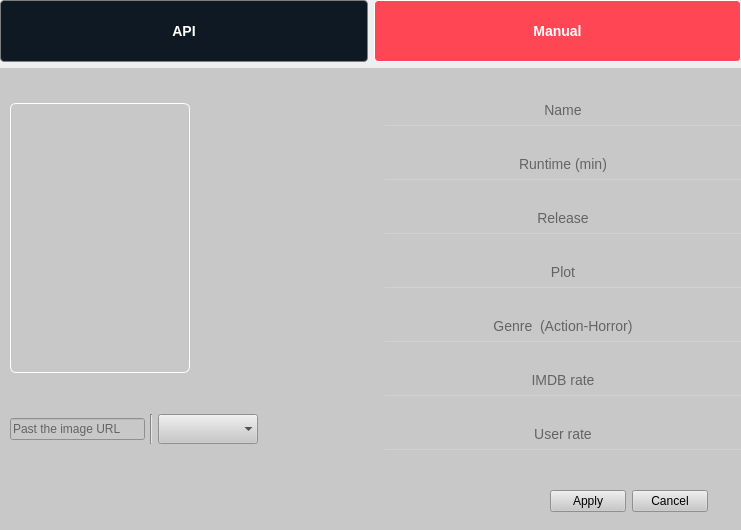
<?xml version="1.0" encoding="UTF-8"?>
<ui version="4.0">
 <class>add_widget</class>
 <widget class="QWidget" name="add_widget">
  <property name="geometry">
   <rect>
    <x>0</x>
    <y>0</y>
    <width>741</width>
    <height>530</height>
   </rect>
  </property>
  <property name="minimumSize">
   <size>
    <width>741</width>
    <height>530</height>
   </size>
  </property>
  <property name="maximumSize">
   <size>
    <width>741</width>
    <height>530</height>
   </size>
  </property>
  <property name="windowTitle">
   <string>Form</string>
  </property>
  <widget class="QWidget" name="layoutWidget">
   <property name="geometry">
    <rect>
     <x>0</x>
     <y>0</y>
     <width>741</width>
     <height>531</height>
    </rect>
   </property>
   <layout class="QVBoxLayout" name="verticalLayout">
    <item>
     <layout class="QHBoxLayout" name="horizontalLayout">
      <item>
       <widget class="QPushButton" name="api_button">
        <property name="styleSheet">
         <string notr="true">QPushButton {
    font-size: 14px;
    font-weight: bold;
    text-transform: uppercase;
    color: #ffffff;
    background-color: #0f1923;
    border: 1px solid #7D8082;
    border-radius: 4px;
    padding: 10px 20px;
    min-height: 40px;
    text-align: center;
}

QPushButton:hover {
    background-color: #1a2430; /* slightly lighter on hover */
    border-color: #ffffff;      /* highlight border */
}

QPushButton:pressed {
    background-color: #0a1017; /* darker when pressed */
    border-color: #ff4655;     /* red highlight */
}

/* Optional: checked state if toggle button */
QPushButton:checked {
    background-color: #ff4655; /* red to indicate active */
    color: #ffffff;
    border-color: #ffffff;
}
</string>
        </property>
        <property name="text">
         <string>API</string>
        </property>
        <property name="checkable">
         <bool>true</bool>
        </property>
        <property name="autoExclusive">
         <bool>true</bool>
        </property>
       </widget>
      </item>
      <item>
       <widget class="QPushButton" name="manual_button">
        <property name="styleSheet">
         <string notr="true">QPushButton {
    font-size: 14px;
    font-weight: bold;
    text-transform: uppercase;
    color: #ffffff;
    background-color: #0f1923;
    border: 1px solid #7D8082;
    border-radius: 4px;
    padding: 10px 20px;
    min-height: 40px;
    text-align: center;
}

QPushButton:hover {
    background-color: #1a2430; /* slightly lighter on hover */
    border-color: #ffffff;      /* highlight border */
}

QPushButton:pressed {
    background-color: #0a1017; /* darker when pressed */
    border-color: #ff4655;     /* red highlight */
}

/* Optional: checked state if toggle button */
QPushButton:checked {
    background-color: #ff4655; /* red to indicate active */
    color: #ffffff;
    border-color: #ffffff;
}
</string>
        </property>
        <property name="text">
         <string>Manual</string>
        </property>
        <property name="checkable">
         <bool>true</bool>
        </property>
        <property name="checked">
         <bool>true</bool>
        </property>
        <property name="autoExclusive">
         <bool>true</bool>
        </property>
       </widget>
      </item>
     </layout>
    </item>
    <item>
     <widget class="QStackedWidget" name="stackedWidget">
      <property name="styleSheet">
       <string notr="true">QWidget {
    background-color: rgb(200, 200, 200);
}
</string>
      </property>
      <property name="currentIndex">
       <number>0</number>
      </property>
      <widget class="QWidget" name="manual_page">
       <widget class="QWidget" name="layoutWidget">
        <property name="geometry">
         <rect>
          <x>0</x>
          <y>0</y>
          <width>741</width>
          <height>411</height>
         </rect>
        </property>
        <layout class="QHBoxLayout" name="horizontalLayout_4">
         <property name="spacing">
          <number>28</number>
         </property>
         <item>
          <layout class="QVBoxLayout" name="verticalLayout_3">
           <property name="spacing">
            <number>6</number>
           </property>
           <property name="leftMargin">
            <number>10</number>
           </property>
           <property name="rightMargin">
            <number>99</number>
           </property>
           <item>
            <widget class="QLabel" name="manual_image_label">
             <property name="sizePolicy">
              <sizepolicy hsizetype="Expanding" vsizetype="Expanding">
               <horstretch>0</horstretch>
               <verstretch>0</verstretch>
              </sizepolicy>
             </property>
             <property name="minimumSize">
              <size>
               <width>180</width>
               <height>270</height>
              </size>
             </property>
             <property name="maximumSize">
              <size>
               <width>180</width>
               <height>270</height>
              </size>
             </property>
             <property name="styleSheet">
              <string notr="true">QLabel {
    border: 1px solid white;   /* White border */
    border-radius: 6px;        /* Rounded corners (optional) */
    padding: 4px;              /* Space inside */
}
</string>
             </property>
             <property name="text">
              <string/>
             </property>
             <property name="scaledContents">
              <bool>true</bool>
             </property>
             <property name="alignment">
              <set>Qt::AlignmentFlag::AlignCenter</set>
             </property>
             <property name="buddy">
              <cstring></cstring>
             </property>
            </widget>
           </item>
           <item>
            <layout class="QHBoxLayout" name="horizontalLayout_3" stretch="0,0,0">
             <property name="spacing">
              <number>5</number>
             </property>
             <property name="sizeConstraint">
              <enum>QLayout::SizeConstraint::SetDefaultConstraint</enum>
             </property>
             <property name="topMargin">
              <number>0</number>
             </property>
             <item>
              <widget class="QLineEdit" name="image_url">
               <property name="placeholderText">
                <string>Past the image URL</string>
               </property>
              </widget>
             </item>
             <item>
              <widget class="Line" name="line_2">
               <property name="orientation">
                <enum>Qt::Orientation::Vertical</enum>
               </property>
              </widget>
             </item>
             <item>
              <widget class="QComboBox" name="manual_section_selector">
               <property name="sizePolicy">
                <sizepolicy hsizetype="Maximum" vsizetype="Fixed">
                 <horstretch>0</horstretch>
                 <verstretch>0</verstretch>
                </sizepolicy>
               </property>
               <property name="maximumSize">
                <size>
                 <width>100</width>
                 <height>30</height>
                </size>
               </property>
               <property name="font">
                <font>
                 <pointsize>9</pointsize>
                </font>
               </property>
               <property name="autoFillBackground">
                <bool>false</bool>
               </property>
               <property name="editable">
                <bool>false</bool>
               </property>
               <property name="currentText">
                <string/>
               </property>
               <property name="sizeAdjustPolicy">
                <enum>QComboBox::SizeAdjustPolicy::AdjustToContents</enum>
               </property>
               <property name="iconSize">
                <size>
                 <width>16</width>
                 <height>10</height>
                </size>
               </property>
               <property name="placeholderText">
                <string>Add to</string>
               </property>
               <property name="frame">
                <bool>false</bool>
               </property>
               <property name="labelDrawingMode">
                <enum>QComboBox::LabelDrawingMode::UseStyle</enum>
               </property>
               <item>
                <property name="text">
                 <string>Dont want to watch</string>
                </property>
               </item>
               <item>
                <property name="text">
                 <string>New Item</string>
                </property>
               </item>
               <item>
                <property name="text">
                 <string>New Item</string>
                </property>
               </item>
               <item>
                <property name="text">
                 <string>New Item</string>
                </property>
               </item>
               <item>
                <property name="text">
                 <string>New Item</string>
                </property>
               </item>
              </widget>
             </item>
            </layout>
           </item>
          </layout>
         </item>
         <item>
          <layout class="QVBoxLayout" name="verticalLayout_2">
           <property name="spacing">
            <number>2</number>
           </property>
           <property name="topMargin">
            <number>6</number>
           </property>
           <property name="bottomMargin">
            <number>6</number>
           </property>
           <item>
            <widget class="QLineEdit" name="manual_name_input">
             <property name="styleSheet">
              <string notr="true">QLineEdit {
    color: rgb(0, 0, 0);
    font-size: 14px;
    background-color: transparent;
    padding: 6px;
    border: none;
    border-bottom: 1px solid rgba(221, 221, 221, 100); /* قبل التركيز */
}

QLineEdit:hover {
    background-color: rgba(73, 133, 224, 0.12); /* زي input-hovered-color */
}

QLineEdit:focus {
    outline: none;
    border-bottom: 2px solid #5891ff; /* بعد التركيز */
}
</string>
             </property>
             <property name="text">
              <string/>
             </property>
             <property name="alignment">
              <set>Qt::AlignmentFlag::AlignCenter</set>
             </property>
             <property name="placeholderText">
              <string>Name</string>
             </property>
            </widget>
           </item>
           <item>
            <widget class="QLineEdit" name="manual_time_input">
             <property name="styleSheet">
              <string notr="true">QLineEdit {
    color: rgb(0, 0, 0);
    font-size: 14px;
    background-color: transparent;
    padding: 6px;
    border: none;
    border-bottom: 1px solid rgba(221, 221, 221, 100); /* قبل التركيز */
}

QLineEdit:hover {
    background-color: rgba(73, 133, 224, 0.12); /* زي input-hovered-color */
}

QLineEdit:focus {
    outline: none;
    border-bottom: 2px solid #5891ff; /* بعد التركيز */
}
</string>
             </property>
             <property name="alignment">
              <set>Qt::AlignmentFlag::AlignCenter</set>
             </property>
             <property name="placeholderText">
              <string>Runtime (min)</string>
             </property>
            </widget>
           </item>
           <item>
            <widget class="QLineEdit" name="manual_date_input">
             <property name="styleSheet">
              <string notr="true">QLineEdit {
    color: rgb(0, 0, 0);
    font-size: 14px;
    background-color: transparent;
    padding: 6px;
    border: none;
    border-bottom: 1px solid rgba(221, 221, 221, 100); /* قبل التركيز */
}

QLineEdit:hover {
    background-color: rgba(73, 133, 224, 0.12); /* زي input-hovered-color */
}

QLineEdit:focus {
    outline: none;
    border-bottom: 2px solid #5891ff; /* بعد التركيز */
}
QLineEdit {
    color: rgb(0, 0, 0);
    font-size: 14px;
    background-color: transparent;
    padding: 6px;
    border: none;
    border-bottom: 1px solid rgba(221, 221, 221, 100); /* قبل التركيز */
}

QLineEdit:hover {
    background-color: rgba(73, 133, 224, 0.12); /* زي input-hovered-color */
}

QLineEdit:focus {
    outline: none;
    border-bottom: 2px solid #5891ff; /* بعد التركيز */
}
</string>
             </property>
             <property name="text">
              <string/>
             </property>
             <property name="alignment">
              <set>Qt::AlignmentFlag::AlignCenter</set>
             </property>
             <property name="placeholderText">
              <string>Release</string>
             </property>
            </widget>
           </item>
           <item>
            <widget class="QLineEdit" name="manual_plot_input">
             <property name="styleSheet">
              <string notr="true">QLineEdit {
    color: rgb(0, 0, 0);
    font-size: 14px;
    background-color: transparent;
    padding: 6px;
    border: none;
    border-bottom: 1px solid rgba(221, 221, 221, 100); /* قبل التركيز */
}

QLineEdit:hover {
    background-color: rgba(73, 133, 224, 0.12); /* زي input-hovered-color */
}

QLineEdit:focus {
    outline: none;
    border-bottom: 2px solid #5891ff; /* بعد التركيز */
}
QLineEdit {
    color: rgb(0, 0, 0);
    font-size: 14px;
    background-color: transparent;
    padding: 6px;
    border: none;
    border-bottom: 1px solid rgba(221, 221, 221, 100); /* قبل التركيز */
}

QLineEdit:hover {
    background-color: rgba(73, 133, 224, 0.12); /* زي input-hovered-color */
}

QLineEdit:focus {
    outline: none;
    border-bottom: 2px solid #5891ff; /* بعد التركيز */
}
</string>
             </property>
             <property name="alignment">
              <set>Qt::AlignmentFlag::AlignCenter</set>
             </property>
             <property name="placeholderText">
              <string>Plot</string>
             </property>
            </widget>
           </item>
           <item>
            <widget class="QLineEdit" name="manual_gener_input">
             <property name="styleSheet">
              <string notr="true">QLineEdit {
    color: rgb(0, 0, 0);
    font-size: 14px;
    background-color: transparent;
    padding: 6px;
    border: none;
    border-bottom: 1px solid rgba(221, 221, 221, 100); /* قبل التركيز */
}

QLineEdit:hover {
    background-color: rgba(73, 133, 224, 0.12); /* زي input-hovered-color */
}

QLineEdit:focus {
    outline: none;
    border-bottom: 2px solid #5891ff; /* بعد التركيز */
}
</string>
             </property>
             <property name="text">
              <string/>
             </property>
             <property name="alignment">
              <set>Qt::AlignmentFlag::AlignCenter</set>
             </property>
             <property name="placeholderText">
              <string>Genre  (Action-Horror)</string>
             </property>
            </widget>
           </item>
           <item>
            <widget class="QLineEdit" name="manual_imdb_rate_input">
             <property name="styleSheet">
              <string notr="true">QLineEdit {
    color: rgb(0, 0, 0);
    font-size: 14px;
    background-color: transparent;
    padding: 6px;
    border: none;
    border-bottom: 1px solid rgba(221, 221, 221, 100); /* قبل التركيز */
}

QLineEdit:hover {
    background-color: rgba(73, 133, 224, 0.12); /* زي input-hovered-color */
}

QLineEdit:focus {
    outline: none;
    border-bottom: 2px solid #5891ff; /* بعد التركيز */
}
</string>
             </property>
             <property name="alignment">
              <set>Qt::AlignmentFlag::AlignCenter</set>
             </property>
             <property name="placeholderText">
              <string>IMDB rate</string>
             </property>
            </widget>
           </item>
           <item>
            <widget class="QLineEdit" name="manual_user_rate_input">
             <property name="styleSheet">
              <string notr="true">QLineEdit {
    color: rgb(0, 0, 0);
    font-size: 14px;
    background-color: transparent;
    padding: 6px;
    border: none;
    border-bottom: 1px solid rgba(221, 221, 221, 100); /* قبل التركيز */
}

QLineEdit:hover {
    background-color: rgba(73, 133, 224, 0.12); /* زي input-hovered-color */
}

QLineEdit:focus {
    outline: none;
    border-bottom: 2px solid #5891ff; /* بعد التركيز */
}
</string>
             </property>
             <property name="alignment">
              <set>Qt::AlignmentFlag::AlignCenter</set>
             </property>
             <property name="placeholderText">
              <string>User rate</string>
             </property>
            </widget>
           </item>
          </layout>
         </item>
        </layout>
       </widget>
       <widget class="QWidget" name="layoutWidget">
        <property name="geometry">
         <rect>
          <x>550</x>
          <y>420</y>
          <width>158</width>
          <height>26</height>
         </rect>
        </property>
        <layout class="QHBoxLayout" name="horizontalLayout_5">
         <item>
          <widget class="QPushButton" name="manual_apply_button">
           <property name="text">
            <string>Apply</string>
           </property>
           <property name="flat">
            <bool>false</bool>
           </property>
          </widget>
         </item>
         <item>
          <widget class="QPushButton" name="manual_cancel_button">
           <property name="text">
            <string>Cancel</string>
           </property>
          </widget>
         </item>
        </layout>
       </widget>
      </widget>
      <widget class="QWidget" name="api_page">
       <widget class="QWidget" name="layoutWidget_2">
        <property name="geometry">
         <rect>
          <x>0</x>
          <y>60</y>
          <width>741</width>
          <height>351</height>
         </rect>
        </property>
        <layout class="QHBoxLayout" name="horizontalLayout_7">
         <property name="spacing">
          <number>28</number>
         </property>
         <item>
          <layout class="QVBoxLayout" name="verticalLayout_4">
           <property name="spacing">
            <number>6</number>
           </property>
           <property name="leftMargin">
            <number>10</number>
           </property>
           <property name="rightMargin">
            <number>99</number>
           </property>
           <item>
            <widget class="QLabel" name="api_image_label">
             <property name="sizePolicy">
              <sizepolicy hsizetype="Expanding" vsizetype="Expanding">
               <horstretch>0</horstretch>
               <verstretch>0</verstretch>
              </sizepolicy>
             </property>
             <property name="minimumSize">
              <size>
               <width>180</width>
               <height>175</height>
              </size>
             </property>
             <property name="maximumSize">
              <size>
               <width>180</width>
               <height>270</height>
              </size>
             </property>
             <property name="styleSheet">
              <string notr="true">QLabel {
    border: 1px solid white;   /* White border */
    border-radius: 6px;        /* Rounded corners (optional) */
    padding: 4px;              /* Space inside */
}
</string>
             </property>
             <property name="text">
              <string/>
             </property>
             <property name="scaledContents">
              <bool>true</bool>
             </property>
             <property name="alignment">
              <set>Qt::AlignmentFlag::AlignCenter</set>
             </property>
             <property name="buddy">
              <cstring></cstring>
             </property>
            </widget>
           </item>
           <item>
            <layout class="QHBoxLayout" name="horizontalLayout_8" stretch="0">
             <property name="spacing">
              <number>40</number>
             </property>
             <property name="sizeConstraint">
              <enum>QLayout::SizeConstraint::SetDefaultConstraint</enum>
             </property>
             <property name="topMargin">
              <number>0</number>
             </property>
             <item>
              <widget class="QComboBox" name="api_section_selector">
               <property name="sizePolicy">
                <sizepolicy hsizetype="Fixed" vsizetype="Fixed">
                 <horstretch>0</horstretch>
                 <verstretch>0</verstretch>
                </sizepolicy>
               </property>
               <property name="minimumSize">
                <size>
                 <width>100</width>
                 <height>20</height>
                </size>
               </property>
               <property name="maximumSize">
                <size>
                 <width>100</width>
                 <height>20</height>
                </size>
               </property>
               <property name="font">
                <font>
                 <pointsize>9</pointsize>
                </font>
               </property>
               <property name="autoFillBackground">
                <bool>false</bool>
               </property>
               <property name="editable">
                <bool>false</bool>
               </property>
               <property name="currentText">
                <string/>
               </property>
               <property name="sizeAdjustPolicy">
                <enum>QComboBox::SizeAdjustPolicy::AdjustToContents</enum>
               </property>
               <property name="iconSize">
                <size>
                 <width>16</width>
                 <height>10</height>
                </size>
               </property>
               <property name="placeholderText">
                <string>Add to</string>
               </property>
               <property name="frame">
                <bool>false</bool>
               </property>
               <property name="labelDrawingMode">
                <enum>QComboBox::LabelDrawingMode::UseStyle</enum>
               </property>
              </widget>
             </item>
            </layout>
           </item>
          </layout>
         </item>
         <item>
          <layout class="QVBoxLayout" name="verticalLayout_5">
           <property name="spacing">
            <number>2</number>
           </property>
           <property name="topMargin">
            <number>6</number>
           </property>
           <property name="bottomMargin">
            <number>6</number>
           </property>
           <item>
            <widget class="QLineEdit" name="api_name_input">
             <property name="styleSheet">
              <string notr="true">QLineEdit {
    color: rgb(0, 0, 0);
    font-size: 14px;
    background-color: transparent;
    padding: 6px;
    border: none;
    border-bottom: 1px solid rgba(221, 221, 221, 100); /* قبل التركيز */
}

QLineEdit:hover {
    background-color: rgba(73, 133, 224, 0.12); /* زي input-hovered-color */
}

QLineEdit:focus {
    outline: none;
    border-bottom: 2px solid #5891ff; /* بعد التركيز */
}
</string>
             </property>
             <property name="text">
              <string/>
             </property>
             <property name="alignment">
              <set>Qt::AlignmentFlag::AlignCenter</set>
             </property>
             <property name="placeholderText">
              <string>Name</string>
             </property>
            </widget>
           </item>
           <item>
            <widget class="QLineEdit" name="api_time_input">
             <property name="styleSheet">
              <string notr="true">QLineEdit {
    color: rgb(0, 0, 0);
    font-size: 14px;
    background-color: transparent;
    padding: 6px;
    border: none;
    border-bottom: 1px solid rgba(221, 221, 221, 100); /* قبل التركيز */
}

QLineEdit:hover {
    background-color: rgba(73, 133, 224, 0.12); /* زي input-hovered-color */
}

QLineEdit:focus {
    outline: none;
    border-bottom: 2px solid #5891ff; /* بعد التركيز */
}
</string>
             </property>
             <property name="alignment">
              <set>Qt::AlignmentFlag::AlignCenter</set>
             </property>
             <property name="placeholderText">
              <string>Runtime (min)</string>
             </property>
            </widget>
           </item>
           <item>
            <widget class="QLineEdit" name="api_date_input">
             <property name="styleSheet">
              <string notr="true">QLineEdit {
    color: rgb(0, 0, 0);
    font-size: 14px;
    background-color: transparent;
    padding: 6px;
    border: none;
    border-bottom: 1px solid rgba(221, 221, 221, 100); /* قبل التركيز */
}

QLineEdit:hover {
    background-color: rgba(73, 133, 224, 0.12); /* زي input-hovered-color */
}

QLineEdit:focus {
    outline: none;
    border-bottom: 2px solid #5891ff; /* بعد التركيز */
}
</string>
             </property>
             <property name="alignment">
              <set>Qt::AlignmentFlag::AlignCenter</set>
             </property>
             <property name="placeholderText">
              <string>Release</string>
             </property>
            </widget>
           </item>
           <item>
            <widget class="QLineEdit" name="api_plot_input">
             <property name="styleSheet">
              <string notr="true">QLineEdit {
    color: rgb(0, 0, 0);
    font-size: 14px;
    background-color: transparent;
    padding: 6px;
    border: none;
    border-bottom: 1px solid rgba(221, 221, 221, 100); /* قبل التركيز */
}

QLineEdit:hover {
    background-color: rgba(73, 133, 224, 0.12); /* زي input-hovered-color */
}

QLineEdit:focus {
    outline: none;
    border-bottom: 2px solid #5891ff; /* بعد التركيز */
}
QLineEdit {
    color: rgb(0, 0, 0);
    font-size: 14px;
    background-color: transparent;
    padding: 6px;
    border: none;
    border-bottom: 1px solid rgba(221, 221, 221, 100); /* قبل التركيز */
}

QLineEdit:hover {
    background-color: rgba(73, 133, 224, 0.12); /* زي input-hovered-color */
}

QLineEdit:focus {
    outline: none;
    border-bottom: 2px solid #5891ff; /* بعد التركيز */
}
</string>
             </property>
             <property name="alignment">
              <set>Qt::AlignmentFlag::AlignCenter</set>
             </property>
             <property name="placeholderText">
              <string>Plot</string>
             </property>
            </widget>
           </item>
           <item>
            <widget class="QLineEdit" name="api_gener_input">
             <property name="styleSheet">
              <string notr="true">QLineEdit {
    color: rgb(0, 0, 0);
    font-size: 14px;
    background-color: transparent;
    padding: 6px;
    border: none;
    border-bottom: 1px solid rgba(221, 221, 221, 100); /* قبل التركيز */
}

QLineEdit:hover {
    background-color: rgba(73, 133, 224, 0.12); /* زي input-hovered-color */
}

QLineEdit:focus {
    outline: none;
    border-bottom: 2px solid #5891ff; /* بعد التركيز */
}
</string>
             </property>
             <property name="text">
              <string/>
             </property>
             <property name="alignment">
              <set>Qt::AlignmentFlag::AlignCenter</set>
             </property>
             <property name="placeholderText">
              <string>Genre  (Action-Horror)</string>
             </property>
            </widget>
           </item>
           <item>
            <widget class="QLineEdit" name="api_imdb_rate_input">
             <property name="styleSheet">
              <string notr="true">QLineEdit {
    color: rgb(0, 0, 0);
    font-size: 14px;
    background-color: transparent;
    padding: 6px;
    border: none;
    border-bottom: 1px solid rgba(221, 221, 221, 100); /* قبل التركيز */
}

QLineEdit:hover {
    background-color: rgba(73, 133, 224, 0.12); /* زي input-hovered-color */
}

QLineEdit:focus {
    outline: none;
    border-bottom: 2px solid #5891ff; /* بعد التركيز */
}
</string>
             </property>
             <property name="alignment">
              <set>Qt::AlignmentFlag::AlignCenter</set>
             </property>
             <property name="placeholderText">
              <string>IMDB rate</string>
             </property>
            </widget>
           </item>
           <item>
            <widget class="QLineEdit" name="api_user_rate_input">
             <property name="styleSheet">
              <string notr="true">QLineEdit {
    color: rgb(0, 0, 0);
    font-size: 14px;
    background-color: transparent;
    padding: 6px;
    border: none;
    border-bottom: 1px solid rgba(221, 221, 221, 100); /* قبل التركيز */
}

QLineEdit:hover {
    background-color: rgba(73, 133, 224, 0.12); /* زي input-hovered-color */
}

QLineEdit:focus {
    outline: none;
    border-bottom: 2px solid #5891ff; /* بعد التركيز */
}
</string>
             </property>
             <property name="alignment">
              <set>Qt::AlignmentFlag::AlignCenter</set>
             </property>
             <property name="placeholderText">
              <string>User rate</string>
             </property>
            </widget>
           </item>
          </layout>
         </item>
        </layout>
       </widget>
       <widget class="QWidget" name="layoutWidget_3">
        <property name="geometry">
         <rect>
          <x>550</x>
          <y>420</y>
          <width>158</width>
          <height>26</height>
         </rect>
        </property>
        <layout class="QHBoxLayout" name="horizontalLayout_10">
         <item>
          <widget class="QPushButton" name="api_apply_button">
           <property name="text">
            <string>Apply</string>
           </property>
           <property name="flat">
            <bool>false</bool>
           </property>
          </widget>
         </item>
         <item>
          <widget class="QPushButton" name="api_cancel_button">
           <property name="text">
            <string>Cancel</string>
           </property>
          </widget>
         </item>
        </layout>
       </widget>
       <widget class="QWidget" name="layoutWidget">
        <property name="geometry">
         <rect>
          <x>210</x>
          <y>10</y>
          <width>331</width>
          <height>36</height>
         </rect>
        </property>
        <layout class="QHBoxLayout" name="horizontalLayout_6">
         <item>
          <widget class="QPushButton" name="search_button">
           <property name="text">
            <string>Search</string>
           </property>
           <property name="flat">
            <bool>false</bool>
           </property>
          </widget>
         </item>
         <item>
          <widget class="QLineEdit" name="search_line">
           <property name="styleSheet">
            <string notr="true">QLineEdit {
    color: rgb(0, 0, 0);
    font-size: 14px;
    background-color: transparent;
    padding: 6px;
    border: none;
    border-bottom: 1px solid rgba(221, 221, 221, 100); /* قبل التركيز */
}

QLineEdit:hover {
    background-color: rgba(73, 133, 224, 0.12); /* زي input-hovered-color */
}

QLineEdit:focus {
    outline: none;
    border-bottom: 2px solid #5891ff; /* بعد التركيز */
}
</string>
           </property>
           <property name="alignment">
            <set>Qt::AlignmentFlag::AlignCenter</set>
           </property>
           <property name="placeholderText">
            <string>Search Online</string>
           </property>
          </widget>
         </item>
        </layout>
       </widget>
      </widget>
     </widget>
    </item>
   </layout>
  </widget>
 </widget>
 <resources>
  <include location="My libirary Project/data/resources.qrc"/>
 </resources>
 <connections/>
</ui>
